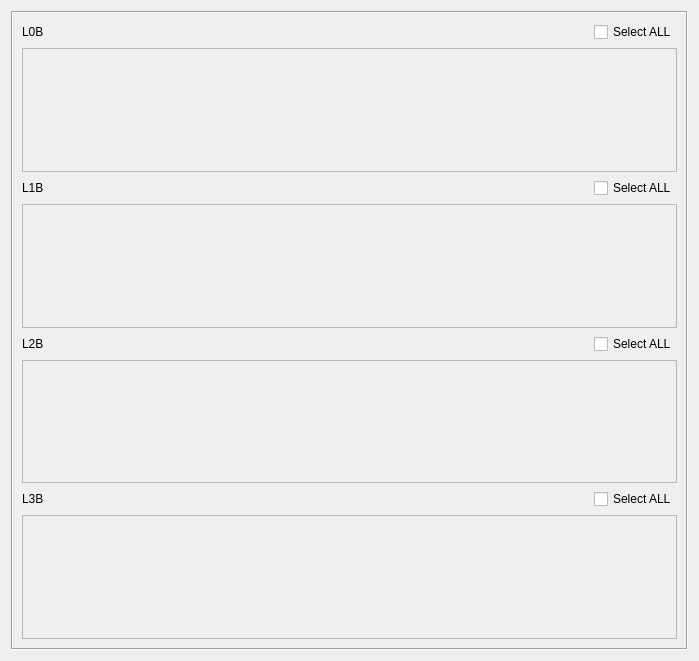
<?xml version="1.0" encoding="UTF-8"?>
<ui version="4.0">
 <class>Q0CryomoduleSelector</class>
 <widget class="QWidget" name="Q0CryomoduleSelector">
  <property name="geometry">
   <rect>
    <x>0</x>
    <y>0</y>
    <width>699</width>
    <height>661</height>
   </rect>
  </property>
  <property name="windowTitle">
   <string>Q0 Cryomodule Selection</string>
  </property>
  <property name="windowFilePath">
   <string>cmSelection.ui</string>
  </property>
  <layout class="QVBoxLayout" name="verticalLayout">
   <item>
    <widget class="QScrollArea" name="scrollArea">
     <property name="sizePolicy">
      <sizepolicy hsizetype="MinimumExpanding" vsizetype="MinimumExpanding">
       <horstretch>0</horstretch>
       <verstretch>0</verstretch>
      </sizepolicy>
     </property>
     <property name="frameShape">
      <enum>QFrame::Box</enum>
     </property>
     <property name="widgetResizable">
      <bool>true</bool>
     </property>
     <widget class="QWidget" name="scrollAreaWidgetContents">
      <property name="geometry">
       <rect>
        <x>0</x>
        <y>0</y>
        <width>671</width>
        <height>633</height>
       </rect>
      </property>
      <layout class="QVBoxLayout" name="verticalLayout_2">
       <item>
        <layout class="QHBoxLayout" name="horizontalLayoutL0B">
         <item>
          <widget class="QLabel" name="labelL0B">
           <property name="text">
            <string>L0B</string>
           </property>
          </widget>
         </item>
         <item>
          <spacer name="horizontalSpacerL0B">
           <property name="orientation">
            <enum>Qt::Horizontal</enum>
           </property>
           <property name="sizeHint" stdset="0">
            <size>
             <width>235</width>
             <height>20</height>
            </size>
           </property>
          </spacer>
         </item>
         <item>
          <widget class="QCheckBox" name="selectAllCheckboxL0B">
           <property name="text">
            <string>Select ALL</string>
           </property>
          </widget>
         </item>
        </layout>
       </item>
       <item>
        <widget class="PyDMTemplateRepeater" name="cryomodulesL0B">
         <property name="frameShape">
          <enum>QFrame::StyledPanel</enum>
         </property>
         <property name="countShownInDesigner" stdset="0">
          <number>20</number>
         </property>
         <property name="templateFilename" stdset="0">
          <string>cmCheckboxButton.ui</string>
         </property>
         <property name="dataSource" stdset="0">
          <string>L0B.json</string>
         </property>
         <property name="layoutType" stdset="0">
          <string>Flow</string>
         </property>
        </widget>
       </item>
       <item>
        <layout class="QHBoxLayout" name="horizontalLayoutL1B">
         <item>
          <widget class="QLabel" name="labelL1B">
           <property name="text">
            <string>L1B</string>
           </property>
          </widget>
         </item>
         <item>
          <spacer name="horizontalSpacerL1B">
           <property name="orientation">
            <enum>Qt::Horizontal</enum>
           </property>
           <property name="sizeHint" stdset="0">
            <size>
             <width>235</width>
             <height>20</height>
            </size>
           </property>
          </spacer>
         </item>
         <item>
          <widget class="QCheckBox" name="selectAllCheckboxL1B">
           <property name="text">
            <string>Select ALL</string>
           </property>
           <property name="tristate">
            <bool>true</bool>
           </property>
          </widget>
         </item>
        </layout>
       </item>
       <item>
        <widget class="PyDMTemplateRepeater" name="cryomodulesL1B">
         <property name="frameShape">
          <enum>QFrame::StyledPanel</enum>
         </property>
         <property name="countShownInDesigner" stdset="0">
          <number>20</number>
         </property>
         <property name="templateFilename" stdset="0">
          <string>cmCheckboxButton.ui</string>
         </property>
         <property name="dataSource" stdset="0">
          <string>L1B.json</string>
         </property>
         <property name="layoutType" stdset="0">
          <string>Flow</string>
         </property>
        </widget>
       </item>
       <item>
        <layout class="QHBoxLayout" name="horizontalLayoutL2B">
         <item>
          <widget class="QLabel" name="labelL2B">
           <property name="text">
            <string>L2B</string>
           </property>
          </widget>
         </item>
         <item>
          <spacer name="horizontalSpacerL2B">
           <property name="orientation">
            <enum>Qt::Horizontal</enum>
           </property>
           <property name="sizeHint" stdset="0">
            <size>
             <width>235</width>
             <height>20</height>
            </size>
           </property>
          </spacer>
         </item>
         <item>
          <widget class="QCheckBox" name="selectAllCheckboxL2B">
           <property name="text">
            <string>Select ALL</string>
           </property>
           <property name="tristate">
            <bool>true</bool>
           </property>
          </widget>
         </item>
        </layout>
       </item>
       <item>
        <widget class="PyDMTemplateRepeater" name="cryomodulesL2B">
         <property name="frameShape">
          <enum>QFrame::StyledPanel</enum>
         </property>
         <property name="countShownInDesigner" stdset="0">
          <number>20</number>
         </property>
         <property name="templateFilename" stdset="0">
          <string>cmCheckboxButton.ui</string>
         </property>
         <property name="dataSource" stdset="0">
          <string>L2B.json</string>
         </property>
         <property name="layoutType" stdset="0">
          <string>Flow</string>
         </property>
        </widget>
       </item>
       <item>
        <layout class="QHBoxLayout" name="horizontalLayoutL3B">
         <item>
          <widget class="QLabel" name="labelL3B">
           <property name="text">
            <string>L3B</string>
           </property>
          </widget>
         </item>
         <item>
          <spacer name="horizontalSpacerL3B">
           <property name="orientation">
            <enum>Qt::Horizontal</enum>
           </property>
           <property name="sizeHint" stdset="0">
            <size>
             <width>235</width>
             <height>20</height>
            </size>
           </property>
          </spacer>
         </item>
         <item>
          <widget class="QCheckBox" name="selectAllCheckboxL3B">
           <property name="text">
            <string>Select ALL</string>
           </property>
           <property name="tristate">
            <bool>true</bool>
           </property>
          </widget>
         </item>
        </layout>
       </item>
       <item>
        <widget class="PyDMTemplateRepeater" name="cryomodulesL3B">
         <property name="frameShape">
          <enum>QFrame::StyledPanel</enum>
         </property>
         <property name="countShownInDesigner" stdset="0">
          <number>20</number>
         </property>
         <property name="templateFilename" stdset="0">
          <string>cmCheckboxButton.ui</string>
         </property>
         <property name="dataSource" stdset="0">
          <string>L3B.json</string>
         </property>
         <property name="layoutType" stdset="0">
          <string>Flow</string>
         </property>
        </widget>
       </item>
      </layout>
     </widget>
    </widget>
   </item>
  </layout>
 </widget>
 <customwidgets>
  <customwidget>
   <class>PyDMTemplateRepeater</class>
   <extends>QFrame</extends>
   <header>pydm.widgets.template_repeater</header>
   <container>1</container>
  </customwidget>
 </customwidgets>
 <resources/>
 <connections/>
</ui>
